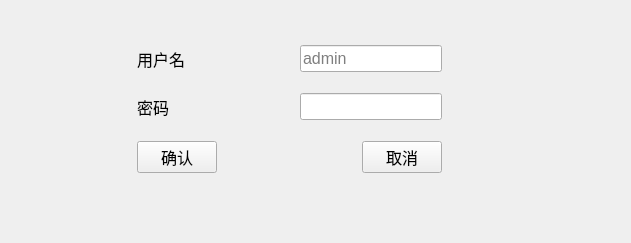
<?xml version="1.0" encoding="UTF-8"?>
<ui version="4.0">
 <class>macquanxian</class>
 <widget class="QWidget" name="macquanxian">
  <property name="geometry">
   <rect>
    <x>0</x>
    <y>0</y>
    <width>631</width>
    <height>243</height>
   </rect>
  </property>
  <property name="windowTitle">
   <string>管理权限</string>
  </property>
  <widget class="QWidget" name="layoutWidget">
   <property name="geometry">
    <rect>
     <x>60</x>
     <y>30</y>
     <width>461</width>
     <height>161</height>
    </rect>
   </property>
   <layout class="QGridLayout" name="gridLayout">
    <item row="0" column="0">
     <widget class="QLabel" name="label">
      <property name="font">
       <font>
        <pointsize>12</pointsize>
       </font>
      </property>
      <property name="text">
       <string>用户名</string>
      </property>
     </widget>
    </item>
    <item row="0" column="1">
     <widget class="QLineEdit" name="lineEdit">
      <property name="sizePolicy">
       <sizepolicy hsizetype="Fixed" vsizetype="Fixed">
        <horstretch>0</horstretch>
        <verstretch>0</verstretch>
       </sizepolicy>
      </property>
      <property name="font">
       <font>
        <pointsize>12</pointsize>
       </font>
      </property>
      <property name="placeholderText">
       <string>admin</string>
      </property>
     </widget>
    </item>
    <item row="1" column="0">
     <widget class="QLabel" name="label_2">
      <property name="font">
       <font>
        <pointsize>12</pointsize>
       </font>
      </property>
      <property name="text">
       <string>密码</string>
      </property>
     </widget>
    </item>
    <item row="1" column="1">
     <widget class="QLineEdit" name="lineEdit_2">
      <property name="sizePolicy">
       <sizepolicy hsizetype="Fixed" vsizetype="Fixed">
        <horstretch>0</horstretch>
        <verstretch>0</verstretch>
       </sizepolicy>
      </property>
      <property name="font">
       <font>
        <pointsize>12</pointsize>
       </font>
      </property>
      <property name="echoMode">
       <enum>QLineEdit::Password</enum>
      </property>
     </widget>
    </item>
    <item row="2" column="0">
     <widget class="QPushButton" name="pushButton">
      <property name="sizePolicy">
       <sizepolicy hsizetype="Maximum" vsizetype="Fixed">
        <horstretch>0</horstretch>
        <verstretch>0</verstretch>
       </sizepolicy>
      </property>
      <property name="font">
       <font>
        <pointsize>12</pointsize>
       </font>
      </property>
      <property name="text">
       <string>确认</string>
      </property>
     </widget>
    </item>
    <item row="2" column="1">
     <widget class="QPushButton" name="pushButton_2">
      <property name="sizePolicy">
       <sizepolicy hsizetype="Fixed" vsizetype="Fixed">
        <horstretch>0</horstretch>
        <verstretch>0</verstretch>
       </sizepolicy>
      </property>
      <property name="font">
       <font>
        <pointsize>12</pointsize>
       </font>
      </property>
      <property name="layoutDirection">
       <enum>Qt::RightToLeft</enum>
      </property>
      <property name="text">
       <string>取消</string>
      </property>
     </widget>
    </item>
   </layout>
  </widget>
 </widget>
 <resources/>
 <connections>
  <connection>
   <sender>pushButton_2</sender>
   <signal>clicked()</signal>
   <receiver>macquanxian</receiver>
   <slot>close()</slot>
   <hints>
    <hint type="sourcelabel">
     <x>271</x>
     <y>133</y>
    </hint>
    <hint type="destinationlabel">
     <x>270</x>
     <y>166</y>
    </hint>
   </hints>
  </connection>
 </connections>
</ui>
